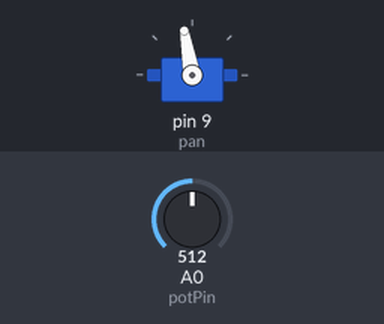
This sketch was run on a simulated Arduino Uno, built with avr-gcc and run on an emulated ATmega328P. Shown: servo. The test bench sets the inputs (shaded band); at power-on: A0 (potPin) = 512.

Above: at 1.2 s.
1.3 s: A0 (potPin) set to 716
At 2.4 s:
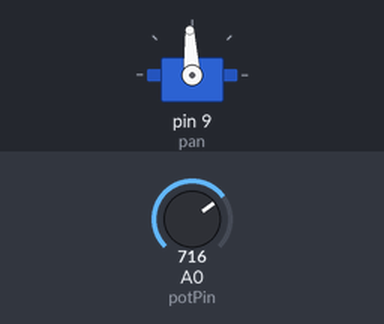
2.8 s: A0 (potPin) set to 0
At 3.2 s:
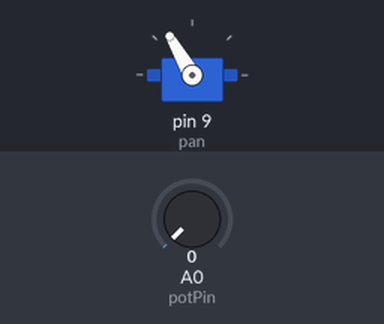
Timing chart, 0 to 5.8 s (numbered marks = the images above; inputs shaded):
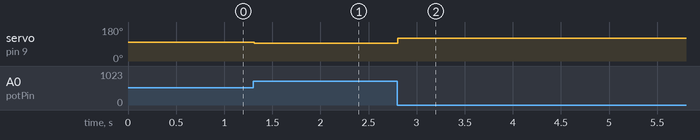

The sketch:

sketch_test1.ino
```cpp
#include <Servo.h>
Servo pan;
int servoPin = 9; // PWM 9
int potPin = 0;   // A0
int potValue = 0;

void setup() {
  pan.attach(9);
}

void loop() {
  potValue = analogRead(potPin);
  potValue = map(potValue, 0, 1023, 120, 80);
  pan.write(potValue);
  delay(15);
}
```

Measured:
- after the input at 1.3 s, servo on pin 9 (pan): 100° → 93° at once
- after the input at 2.8 s, servo on pin 9 (pan): 93° → 120° at once
